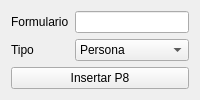
             <widget class="QWidget" name="tabFP8">
              <attribute name="title">
               <string>Forzar P8</string>
              </attribute>
              <layout class="QFormLayout" name="formLayout_14">
               <item row="0" column="0">
                <widget class="QLabel" name="label_9">
                 <property name="text">
                  <string>Formulario</string>
                 </property>
                </widget>
               </item>
               <item row="0" column="1">
                <widget class="QLineEdit" name="fp8Form">
                 <property name="inputMask">
                  <string>99999999</string>
                 </property>
                </widget>
               </item>
               <item row="1" column="0">
                <widget class="QLabel" name="label_10">
                 <property name="text">
                  <string>Tipo</string>
                 </property>
                </widget>
               </item>
               <item row="1" column="1">
                <widget class="QComboBox" name="fp8Tipo">
                 <item>
                  <property name="text">
                   <string>Persona</string>
                  </property>
                 </item>
                 <item>
                  <property name="text">
                   <string>Asociado</string>
                  </property>
                 </item>
                 <item>
                  <property name="text">
                   <string>Integrante</string>
                  </property>
                 </item>
                </widget>
               </item>
               <item row="2" column="0" colspan="2">
                <widget class="QPushButton" name="fp8Boton">
                 <property name="text">
                  <string>Insertar P8</string>
                 </property>
                </widget>
               </item>
              </layout>
             </widget>
